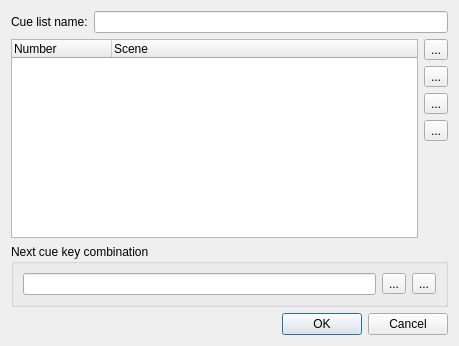
<ui version="4.0" >
 <class>VCCueListProperties</class>
 <widget class="QDialog" name="VCCueListProperties" >
  <property name="geometry" >
   <rect>
    <x>0</x>
    <y>0</y>
    <width>459</width>
    <height>346</height>
   </rect>
  </property>
  <property name="windowTitle" >
   <string>Cue list properties</string>
  </property>
  <layout class="QVBoxLayout" name="verticalLayout_2" >
   <item>
    <layout class="QHBoxLayout" name="horizontalLayout_3" >
     <item>
      <widget class="QLabel" name="m_nameLabel" >
       <property name="text" >
        <string>Cue list name:</string>
       </property>
      </widget>
     </item>
     <item>
      <widget class="QLineEdit" name="m_nameEdit" >
       <property name="toolTip" >
        <string>The name of the cue list widget</string>
       </property>
      </widget>
     </item>
    </layout>
   </item>
   <item>
    <layout class="QHBoxLayout" name="horizontalLayout_2" >
     <item>
      <widget class="QTreeWidget" name="m_list" >
       <property name="toolTip" >
        <string>List of scenes that can be activated with this cue list</string>
       </property>
       <property name="showDropIndicator" stdset="0" >
        <bool>false</bool>
       </property>
       <property name="alternatingRowColors" >
        <bool>true</bool>
       </property>
       <property name="selectionMode" >
        <enum>QAbstractItemView::SingleSelection</enum>
       </property>
       <property name="rootIsDecorated" >
        <bool>false</bool>
       </property>
       <property name="itemsExpandable" >
        <bool>false</bool>
       </property>
       <property name="allColumnsShowFocus" >
        <bool>true</bool>
       </property>
       <column>
        <property name="text" >
         <string>Number</string>
        </property>
       </column>
       <column>
        <property name="text" >
         <string>Scene</string>
        </property>
       </column>
      </widget>
     </item>
     <item>
      <layout class="QVBoxLayout" name="verticalLayout" >
       <item>
        <widget class="QToolButton" name="m_addButton" >
         <property name="toolTip" >
          <string>Add scene(s) to the cue list</string>
         </property>
         <property name="text" >
          <string>...</string>
         </property>
        </widget>
       </item>
       <item>
        <widget class="QToolButton" name="m_removeButton" >
         <property name="toolTip" >
          <string>Remove selected scene(s) from the cue list</string>
         </property>
         <property name="text" >
          <string>...</string>
         </property>
        </widget>
       </item>
       <item>
        <widget class="QToolButton" name="m_raiseButton" >
         <property name="toolTip" >
          <string>Raise the selected scene</string>
         </property>
         <property name="text" >
          <string>...</string>
         </property>
        </widget>
       </item>
       <item>
        <widget class="QToolButton" name="m_lowerButton" >
         <property name="toolTip" >
          <string>Lower the selected scene</string>
         </property>
         <property name="text" >
          <string>...</string>
         </property>
        </widget>
       </item>
       <item>
        <spacer name="verticalSpacer" >
         <property name="orientation" >
          <enum>Qt::Vertical</enum>
         </property>
         <property name="sizeHint" stdset="0" >
          <size>
           <width>20</width>
           <height>40</height>
          </size>
         </property>
        </spacer>
       </item>
      </layout>
     </item>
    </layout>
   </item>
   <item>
    <widget class="QGroupBox" name="groupBox" >
     <property name="title" >
      <string>Next cue key combination</string>
     </property>
     <layout class="QHBoxLayout" name="horizontalLayout" >
      <item>
       <widget class="QLineEdit" name="m_keyEdit" >
        <property name="toolTip" >
         <string>The key combination used to step to the next cue</string>
        </property>
        <property name="readOnly" >
         <bool>true</bool>
        </property>
       </widget>
      </item>
      <item>
       <widget class="QToolButton" name="m_attachButton" >
        <property name="toolTip" >
         <string>Bind a key combination to skip to the next cue</string>
        </property>
        <property name="text" >
         <string>...</string>
        </property>
       </widget>
      </item>
      <item>
       <widget class="QToolButton" name="m_detachButton" >
        <property name="toolTip" >
         <string>Clear the key binding</string>
        </property>
        <property name="text" >
         <string>...</string>
        </property>
       </widget>
      </item>
     </layout>
    </widget>
   </item>
   <item>
    <widget class="QDialogButtonBox" name="m_buttonBox" >
     <property name="orientation" >
      <enum>Qt::Horizontal</enum>
     </property>
     <property name="standardButtons" >
      <set>QDialogButtonBox::Cancel|QDialogButtonBox::Ok</set>
     </property>
    </widget>
   </item>
  </layout>
 </widget>
 <resources/>
 <connections>
  <connection>
   <sender>m_buttonBox</sender>
   <signal>accepted()</signal>
   <receiver>VCCueListProperties</receiver>
   <slot>accept()</slot>
   <hints>
    <hint type="sourcelabel" >
     <x>257</x>
     <y>297</y>
    </hint>
    <hint type="destinationlabel" >
     <x>157</x>
     <y>274</y>
    </hint>
   </hints>
  </connection>
  <connection>
   <sender>m_buttonBox</sender>
   <signal>rejected()</signal>
   <receiver>VCCueListProperties</receiver>
   <slot>reject()</slot>
   <hints>
    <hint type="sourcelabel" >
     <x>325</x>
     <y>297</y>
    </hint>
    <hint type="destinationlabel" >
     <x>286</x>
     <y>274</y>
    </hint>
   </hints>
  </connection>
 </connections>
</ui>
